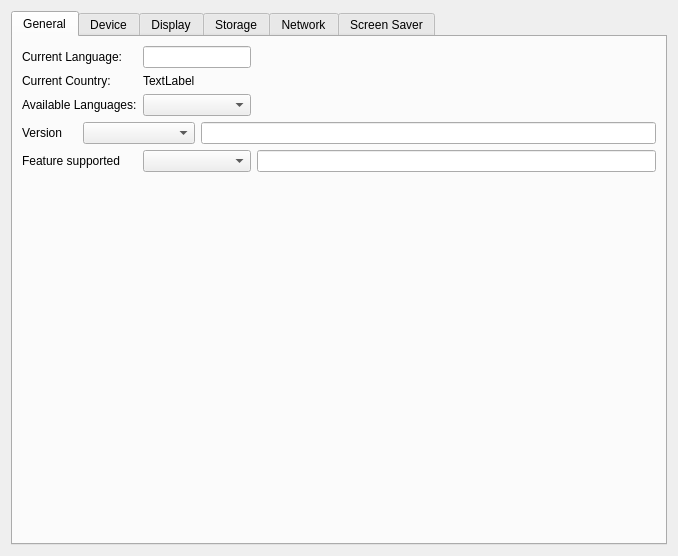
<?xml version="1.0" encoding="UTF-8"?>
<ui version="4.0">
 <class>Dialog</class>
 <widget class="QWidget" name="Dialog">
  <property name="geometry">
   <rect>
    <x>0</x>
    <y>0</y>
    <width>678</width>
    <height>556</height>
   </rect>
  </property>
  <property name="windowTitle">
   <string>System Information</string>
  </property>
  <layout class="QGridLayout" name="gridLayout">
   <item row="0" column="0">
    <widget class="QTabWidget" name="tabWidget">
     <property name="currentIndex">
      <number>0</number>
     </property>
     <widget class="QWidget" name="generaltab">
      <attribute name="title">
       <string>General</string>
      </attribute>
      <layout class="QGridLayout" name="gridLayout_5">
       <item row="0" column="0" colspan="2">
        <widget class="QLabel" name="label_17">
         <property name="text">
          <string>Current Language:</string>
         </property>
        </widget>
       </item>
       <item row="0" column="2" colspan="2">
        <widget class="QLineEdit" name="curLanguageLineEdit">
         <property name="mouseTracking">
          <bool>false</bool>
         </property>
         <property name="focusPolicy">
          <enum>Qt::NoFocus</enum>
         </property>
         <property name="acceptDrops">
          <bool>false</bool>
         </property>
        </widget>
       </item>
       <item row="1" column="0" colspan="2">
        <widget class="QLabel" name="label_28">
         <property name="text">
          <string>Current Country:</string>
         </property>
        </widget>
       </item>
       <item row="1" column="2">
        <widget class="QLabel" name="countryCodeLabel">
         <property name="text">
          <string>TextLabel</string>
         </property>
        </widget>
       </item>
       <item row="2" column="0" colspan="2">
        <widget class="QLabel" name="label_29">
         <property name="text">
          <string>Available Languages:</string>
         </property>
        </widget>
       </item>
       <item row="2" column="2" colspan="2">
        <widget class="QComboBox" name="languagesComboBox"/>
       </item>
       <item row="3" column="0">
        <widget class="QLabel" name="label_30">
         <property name="text">
          <string>Version</string>
         </property>
        </widget>
       </item>
       <item row="3" column="1" colspan="2">
        <widget class="QComboBox" name="versionComboBox">
         <item>
          <property name="text">
           <string/>
          </property>
         </item>
         <item>
          <property name="text">
           <string>Os</string>
          </property>
         </item>
         <item>
          <property name="text">
           <string>QtCore</string>
          </property>
         </item>
         <item>
          <property name="text">
           <string>Firmware</string>
          </property>
         </item>
        </widget>
       </item>
       <item row="3" column="3" colspan="2">
        <widget class="QLineEdit" name="versionLineEdit">
         <property name="mouseTracking">
          <bool>false</bool>
         </property>
         <property name="focusPolicy">
          <enum>Qt::NoFocus</enum>
         </property>
         <property name="acceptDrops">
          <bool>false</bool>
         </property>
        </widget>
       </item>
       <item row="4" column="0" colspan="2">
        <widget class="QLabel" name="label_31">
         <property name="text">
          <string>Feature supported</string>
         </property>
        </widget>
       </item>
       <item row="4" column="2" colspan="2">
        <widget class="QComboBox" name="featureComboBox">
         <item>
          <property name="text">
           <string/>
          </property>
         </item>
         <item>
          <property name="text">
           <string>Bluetooth</string>
          </property>
         </item>
         <item>
          <property name="text">
           <string>Camera</string>
          </property>
         </item>
         <item>
          <property name="text">
           <string>FmRadio</string>
          </property>
         </item>
         <item>
          <property name="text">
           <string>Irda</string>
          </property>
         </item>
         <item>
          <property name="text">
           <string>Led</string>
          </property>
         </item>
         <item>
          <property name="text">
           <string>Memcard</string>
          </property>
         </item>
         <item>
          <property name="text">
           <string>Usb</string>
          </property>
         </item>
         <item>
          <property name="text">
           <string>Vibrate</string>
          </property>
         </item>
         <item>
          <property name="text">
           <string>WLan</string>
          </property>
         </item>
         <item>
          <property name="text">
           <string>Sim</string>
          </property>
         </item>
         <item>
          <property name="text">
           <string>Location</string>
          </property>
         </item>
         <item>
          <property name="text">
           <string>VideoOut</string>
          </property>
         </item>
         <item>
          <property name="text">
           <string>Haptics</string>
          </property>
         </item>
        </widget>
       </item>
       <item row="4" column="4">
        <widget class="QLineEdit" name="featuresLineEdit">
         <property name="mouseTracking">
          <bool>false</bool>
         </property>
         <property name="focusPolicy">
          <enum>Qt::NoFocus</enum>
         </property>
         <property name="acceptDrops">
          <bool>false</bool>
         </property>
        </widget>
       </item>
       <item row="5" column="1">
        <spacer name="verticalSpacer_4">
         <property name="orientation">
          <enum>Qt::Vertical</enum>
         </property>
         <property name="sizeHint" stdset="0">
          <size>
           <width>20</width>
           <height>291</height>
          </size>
         </property>
        </spacer>
       </item>
      </layout>
     </widget>
     <widget class="QWidget" name="sysdevicetab">
      <attribute name="title">
       <string>Device</string>
      </attribute>
      <layout class="QGridLayout" name="gridLayout_6">
       <item row="0" column="0">
        <widget class="QProgressBar" name="batteryLevelBar">
         <property name="maximum">
          <number>100</number>
         </property>
         <property name="value">
          <number>0</number>
         </property>
        </widget>
       </item>
       <item row="0" column="2" rowspan="3">
        <widget class="QGroupBox" name="groupBox_4">
         <property name="title">
          <string>Power state</string>
         </property>
         <layout class="QGridLayout" name="gridLayout_12">
          <item row="0" column="0">
           <widget class="QRadioButton" name="radioButton">
            <property name="mouseTracking">
             <bool>false</bool>
            </property>
            <property name="focusPolicy">
             <enum>Qt::NoFocus</enum>
            </property>
            <property name="text">
             <string>Unknown Power</string>
            </property>
            <property name="checkable">
             <bool>true</bool>
            </property>
           </widget>
          </item>
          <item row="1" column="0">
           <widget class="QRadioButton" name="radioButton_2">
            <property name="enabled">
             <bool>true</bool>
            </property>
            <property name="mouseTracking">
             <bool>false</bool>
            </property>
            <property name="focusPolicy">
             <enum>Qt::NoFocus</enum>
            </property>
            <property name="text">
             <string>Battery Power</string>
            </property>
            <property name="checkable">
             <bool>true</bool>
            </property>
           </widget>
          </item>
          <item row="2" column="0">
           <widget class="QRadioButton" name="radioButton_3">
            <property name="mouseTracking">
             <bool>false</bool>
            </property>
            <property name="focusPolicy">
             <enum>Qt::NoFocus</enum>
            </property>
            <property name="text">
             <string>Wall Power</string>
            </property>
            <property name="checkable">
             <bool>true</bool>
            </property>
           </widget>
          </item>
          <item row="3" column="0">
           <widget class="QRadioButton" name="radioButton_4">
            <property name="mouseTracking">
             <bool>false</bool>
            </property>
            <property name="focusPolicy">
             <enum>Qt::NoFocus</enum>
            </property>
            <property name="text">
             <string>Wall Power charging Battery</string>
            </property>
            <property name="checkable">
             <bool>true</bool>
            </property>
           </widget>
          </item>
         </layout>
        </widget>
       </item>
       <item row="1" column="0" colspan="2">
        <spacer name="horizontalSpacer_3">
         <property name="orientation">
          <enum>Qt::Horizontal</enum>
         </property>
         <property name="sizeHint" stdset="0">
          <size>
           <width>298</width>
           <height>20</height>
          </size>
         </property>
        </spacer>
       </item>
       <item row="2" column="0">
        <widget class="QLabel" name="label_32">
         <property name="text">
          <string>IMEI:</string>
         </property>
        </widget>
       </item>
       <item row="2" column="1">
        <widget class="QLabel" name="ImeiLabel">
         <property name="text">
          <string>xx</string>
         </property>
        </widget>
       </item>
       <item row="3" column="0">
        <widget class="QLabel" name="label_33">
         <property name="text">
          <string>IMSI:</string>
         </property>
        </widget>
       </item>
       <item row="3" column="1">
        <widget class="QLabel" name="imsiLabel">
         <property name="text">
          <string>xx</string>
         </property>
        </widget>
       </item>
       <item row="4" column="0">
        <widget class="QLabel" name="label_34">
         <property name="text">
          <string>Manufacturer:</string>
         </property>
        </widget>
       </item>
       <item row="4" column="1">
        <widget class="QLabel" name="manufacturerLabel">
         <property name="text">
          <string>TextLabel</string>
         </property>
        </widget>
       </item>
       <item row="5" column="0">
        <widget class="QLabel" name="label_35">
         <property name="text">
          <string>Model</string>
         </property>
        </widget>
       </item>
       <item row="5" column="1">
        <widget class="QLabel" name="modelLabel">
         <property name="text">
          <string>TextLabel</string>
         </property>
        </widget>
       </item>
       <item row="6" column="0">
        <widget class="QLabel" name="label_36">
         <property name="text">
          <string>Product:</string>
         </property>
        </widget>
       </item>
       <item row="6" column="1">
        <widget class="QLabel" name="productLabel">
         <property name="text">
          <string>TextLabel</string>
         </property>
        </widget>
       </item>
       <item row="7" column="0">
        <widget class="QPushButton" name="deviceLockPushButton">
         <property name="enabled">
          <bool>false</bool>
         </property>
         <property name="mouseTracking">
          <bool>true</bool>
         </property>
         <property name="focusPolicy">
          <enum>Qt::NoFocus</enum>
         </property>
         <property name="text">
          <string/>
         </property>
         <property name="icon">
          <iconset resource="examples.qrc">
           <normaloff>:/unlocked/general_unlock.png</normaloff>
           <normalon>:/locked/general_locked.png</normalon>:/unlocked/general_unlock.png</iconset>
         </property>
         <property name="iconSize">
          <size>
           <width>32</width>
           <height>32</height>
          </size>
         </property>
         <property name="checkable">
          <bool>true</bool>
         </property>
         <property name="checked">
          <bool>false</bool>
         </property>
        </widget>
       </item>
       <item row="7" column="1">
        <widget class="QLabel" name="label_2">
         <property name="text">
          <string>Device lock</string>
         </property>
        </widget>
       </item>
       <item row="8" column="0">
        <widget class="QLabel" name="label_37">
         <property name="text">
          <string>Sim status:</string>
         </property>
        </widget>
       </item>
       <item row="8" column="1">
        <widget class="QLabel" name="simStatusLabel">
         <property name="text">
          <string/>
         </property>
        </widget>
       </item>
       <item row="8" column="2">
        <spacer name="horizontalSpacer_9">
         <property name="orientation">
          <enum>Qt::Horizontal</enum>
         </property>
         <property name="sizeHint" stdset="0">
          <size>
           <width>201</width>
           <height>20</height>
          </size>
         </property>
        </spacer>
       </item>
       <item row="9" column="0">
        <widget class="QLabel" name="label_38">
         <property name="text">
          <string>current Profile:</string>
         </property>
        </widget>
       </item>
       <item row="9" column="1">
        <widget class="QLabel" name="profileLabel">
         <property name="text">
          <string/>
         </property>
        </widget>
       </item>
       <item row="10" column="0">
        <widget class="QLabel" name="label_39">
         <property name="text">
          <string>Input method:</string>
         </property>
        </widget>
       </item>
       <item row="10" column="1">
        <widget class="QLabel" name="inputMethodLabel">
         <property name="text">
          <string>TextLabel</string>
         </property>
        </widget>
       </item>
       <item row="11" column="0">
        <widget class="QLabel" name="label_9">
         <property name="text">
          <string>Bluetooth power:</string>
         </property>
        </widget>
       </item>
       <item row="11" column="1">
        <widget class="QLabel" name="bluetoothPowerLabel">
         <property name="text">
          <string>TextLabel</string>
         </property>
        </widget>
       </item>
      </layout>
     </widget>
     <widget class="QWidget" name="sysdisplaytab">
      <attribute name="title">
       <string>Display</string>
      </attribute>
      <layout class="QGridLayout" name="gridLayout_7">
       <item row="0" column="0">
        <layout class="QHBoxLayout" name="horizontalLayout_8">
         <item>
          <widget class="QLabel" name="label_40">
           <property name="text">
            <string>Brightness</string>
           </property>
          </widget>
         </item>
         <item>
          <widget class="QLabel" name="brightnessLabel">
           <property name="text">
            <string/>
           </property>
          </widget>
         </item>
        </layout>
       </item>
       <item row="1" column="0">
        <layout class="QHBoxLayout" name="horizontalLayout_7">
         <item>
          <widget class="QLabel" name="label_41">
           <property name="text">
            <string>Color Depth</string>
           </property>
          </widget>
         </item>
         <item>
          <widget class="QLabel" name="colorDepthLabel">
           <property name="text">
            <string/>
           </property>
          </widget>
         </item>
        </layout>
       </item>
       <item row="2" column="0">
        <layout class="QHBoxLayout" name="horizontalLayout">
         <item>
          <widget class="QLabel" name="label_3">
           <property name="text">
            <string>Orientation</string>
           </property>
          </widget>
         </item>
         <item>
          <widget class="QLabel" name="orientationLabel">
           <property name="text">
            <string/>
           </property>
          </widget>
         </item>
        </layout>
       </item>
       <item row="3" column="0">
        <layout class="QHBoxLayout" name="horizontalLayout_2">
         <item>
          <widget class="QLabel" name="label_4">
           <property name="text">
            <string>Contrast</string>
           </property>
          </widget>
         </item>
         <item>
          <widget class="QLabel" name="contrastLabel">
           <property name="text">
            <string/>
           </property>
          </widget>
         </item>
        </layout>
       </item>
       <item row="4" column="0">
        <layout class="QHBoxLayout" name="horizontalLayout_3">
         <item>
          <widget class="QLabel" name="label_5">
           <property name="text">
            <string>DPI Width</string>
           </property>
          </widget>
         </item>
         <item>
          <widget class="QLabel" name="dpiWidthLabel">
           <property name="text">
            <string/>
           </property>
          </widget>
         </item>
        </layout>
       </item>
       <item row="5" column="0">
        <layout class="QHBoxLayout" name="horizontalLayout_4">
         <item>
          <widget class="QLabel" name="label_6">
           <property name="text">
            <string>DPI Height</string>
           </property>
          </widget>
         </item>
         <item>
          <widget class="QLabel" name="dpiHeightLabel">
           <property name="text">
            <string/>
           </property>
          </widget>
         </item>
        </layout>
       </item>
       <item row="6" column="0">
        <layout class="QHBoxLayout" name="horizontalLayout_5">
         <item>
          <widget class="QLabel" name="label_8">
           <property name="text">
            <string>Physical Width</string>
           </property>
          </widget>
         </item>
         <item>
          <widget class="QLabel" name="physicalWidthLabel">
           <property name="text">
            <string/>
           </property>
          </widget>
         </item>
        </layout>
       </item>
       <item row="7" column="0">
        <layout class="QHBoxLayout" name="horizontalLayout_6">
         <item>
          <widget class="QLabel" name="label_7">
           <property name="text">
            <string>Physical Height</string>
           </property>
          </widget>
         </item>
         <item>
          <widget class="QLabel" name="physicalHeightLabel">
           <property name="text">
            <string/>
           </property>
          </widget>
         </item>
        </layout>
       </item>
      </layout>
     </widget>
     <widget class="QWidget" name="sysmemorytab">
      <attribute name="title">
       <string>Storage</string>
      </attribute>
      <layout class="QGridLayout" name="gridLayout_13">
       <item row="0" column="0">
        <widget class="QTreeWidget" name="storageTreeWidget">
         <column>
          <property name="text">
           <string>Volume Name</string>
          </property>
         </column>
         <column>
          <property name="text">
           <string>Type of Volume</string>
          </property>
         </column>
         <column>
          <property name="text">
           <string>Total Disk Space</string>
          </property>
         </column>
         <column>
          <property name="text">
           <string>Available Disk Space</string>
          </property>
         </column>
        </widget>
       </item>
      </layout>
     </widget>
     <widget class="QWidget" name="sysnetworktab">
      <attribute name="title">
       <string>Network</string>
      </attribute>
      <layout class="QGridLayout" name="gridLayout_4">
       <item row="0" column="0">
        <widget class="QGroupBox" name="groupBox_5">
         <property name="title">
          <string/>
         </property>
         <layout class="QGridLayout" name="gridLayout_3">
          <item row="0" column="0">
           <widget class="QComboBox" name="netStatusComboBox">
            <item>
             <property name="text">
              <string/>
             </property>
            </item>
            <item>
             <property name="text">
              <string>Gsm</string>
             </property>
            </item>
            <item>
             <property name="text">
              <string>Cdma</string>
             </property>
            </item>
            <item>
             <property name="text">
              <string>Wcdma</string>
             </property>
            </item>
            <item>
             <property name="text">
              <string>Wlan</string>
             </property>
            </item>
            <item>
             <property name="text">
              <string>Ethernet</string>
             </property>
            </item>
            <item>
             <property name="text">
              <string>Bluetooth</string>
             </property>
            </item>
           </widget>
          </item>
          <item row="0" column="1">
           <spacer name="horizontalSpacer_10">
            <property name="orientation">
             <enum>Qt::Horizontal</enum>
            </property>
            <property name="sizeHint" stdset="0">
             <size>
              <width>40</width>
              <height>20</height>
             </size>
            </property>
           </spacer>
          </item>
          <item row="1" column="0">
           <widget class="QLabel" name="label_42">
            <property name="text">
             <string>Network Status</string>
            </property>
           </widget>
          </item>
          <item row="1" column="2">
           <widget class="QLabel" name="cellNetworkStatusLabel">
            <property name="frameShadow">
             <enum>QFrame::Sunken</enum>
            </property>
            <property name="text">
             <string>.</string>
            </property>
           </widget>
          </item>
          <item row="2" column="0" colspan="2">
           <widget class="QLabel" name="label_43">
            <property name="text">
             <string>Network Signal Strength</string>
            </property>
           </widget>
          </item>
          <item row="2" column="2">
           <widget class="QProgressBar" name="signalLevelProgressBar">
            <property name="value">
             <number>0</number>
            </property>
            <property name="format">
             <string>%v</string>
            </property>
           </widget>
          </item>
          <item row="3" column="0">
           <widget class="QLabel" name="label_44">
            <property name="text">
             <string>MAC address:</string>
            </property>
           </widget>
          </item>
          <item row="3" column="2">
           <widget class="QLabel" name="macAddressLabel">
            <property name="text">
             <string>.</string>
            </property>
           </widget>
          </item>
          <item row="4" column="0">
           <widget class="QLabel" name="label_45">
            <property name="text">
             <string>Interface Name:</string>
            </property>
           </widget>
          </item>
          <item row="4" column="2">
           <widget class="QLabel" name="InterfaceLabel">
            <property name="text">
             <string>.</string>
            </property>
           </widget>
          </item>
          <item row="5" column="0" colspan="2">
           <widget class="QLabel" name="label">
            <property name="text">
             <string>Network Mode:</string>
            </property>
           </widget>
          </item>
          <item row="5" column="2">
           <widget class="QLabel" name="primaryModeLabel">
            <property name="text">
             <string>test</string>
            </property>
           </widget>
          </item>
          <item row="6" column="2">
           <widget class="QLabel" name="operatorNameLabel">
            <property name="text">
             <string>.</string>
            </property>
           </widget>
          </item>
          <item row="6" column="0">
           <widget class="QLabel" name="label_52">
            <property name="text">
             <string>Network Name</string>
            </property>
           </widget>
          </item>
         </layout>
        </widget>
       </item>
       <item row="1" column="0">
        <widget class="QGroupBox" name="groupBox_6">
         <property name="title">
          <string/>
         </property>
         <layout class="QGridLayout" name="gridLayout_2">
          <item row="0" column="0">
           <widget class="QLabel" name="label_46">
            <property name="text">
             <string>Cell Id:</string>
            </property>
           </widget>
          </item>
          <item row="0" column="1">
           <widget class="QLabel" name="cellIdLabel">
            <property name="frameShape">
             <enum>QFrame::StyledPanel</enum>
            </property>
            <property name="frameShadow">
             <enum>QFrame::Sunken</enum>
            </property>
            <property name="text">
             <string>.</string>
            </property>
           </widget>
          </item>
          <item row="1" column="0">
           <widget class="QLabel" name="label_47">
            <property name="text">
             <string>Location Area Code</string>
            </property>
           </widget>
          </item>
          <item row="1" column="1">
           <widget class="QLabel" name="locationAreaCodeLabel">
            <property name="frameShape">
             <enum>QFrame::StyledPanel</enum>
            </property>
            <property name="frameShadow">
             <enum>QFrame::Sunken</enum>
            </property>
            <property name="text">
             <string>.</string>
            </property>
           </widget>
          </item>
          <item row="2" column="0">
           <widget class="QLabel" name="label_48">
            <property name="text">
             <string>Current MMC:</string>
            </property>
           </widget>
          </item>
          <item row="2" column="1">
           <widget class="QLabel" name="currentMMCLabel">
            <property name="frameShape">
             <enum>QFrame::StyledPanel</enum>
            </property>
            <property name="frameShadow">
             <enum>QFrame::Sunken</enum>
            </property>
            <property name="text">
             <string>.</string>
            </property>
           </widget>
          </item>
          <item row="2" column="2">
           <spacer name="horizontalSpacer_11">
            <property name="orientation">
             <enum>Qt::Horizontal</enum>
            </property>
            <property name="sizeHint" stdset="0">
             <size>
              <width>136</width>
              <height>20</height>
             </size>
            </property>
           </spacer>
          </item>
          <item row="3" column="0">
           <widget class="QLabel" name="label_50">
            <property name="text">
             <string>Current MNC:</string>
            </property>
           </widget>
          </item>
          <item row="3" column="1">
           <widget class="QLabel" name="currentMNCLabel">
            <property name="frameShape">
             <enum>QFrame::StyledPanel</enum>
            </property>
            <property name="frameShadow">
             <enum>QFrame::Sunken</enum>
            </property>
            <property name="text">
             <string>.</string>
            </property>
           </widget>
          </item>
          <item row="3" column="2">
           <spacer name="horizontalSpacer_13">
            <property name="orientation">
             <enum>Qt::Horizontal</enum>
            </property>
            <property name="sizeHint" stdset="0">
             <size>
              <width>136</width>
              <height>20</height>
             </size>
            </property>
           </spacer>
          </item>
          <item row="4" column="0">
           <widget class="QLabel" name="label_49">
            <property name="text">
             <string>Home MMC:</string>
            </property>
           </widget>
          </item>
          <item row="4" column="1">
           <widget class="QLabel" name="homeMMCLabel">
            <property name="frameShape">
             <enum>QFrame::StyledPanel</enum>
            </property>
            <property name="frameShadow">
             <enum>QFrame::Sunken</enum>
            </property>
            <property name="text">
             <string>.</string>
            </property>
           </widget>
          </item>
          <item row="4" column="2">
           <spacer name="horizontalSpacer_12">
            <property name="orientation">
             <enum>Qt::Horizontal</enum>
            </property>
            <property name="sizeHint" stdset="0">
             <size>
              <width>135</width>
              <height>20</height>
             </size>
            </property>
           </spacer>
          </item>
          <item row="5" column="0">
           <widget class="QLabel" name="label_51">
            <property name="text">
             <string>Home MNC:</string>
            </property>
           </widget>
          </item>
          <item row="5" column="1">
           <widget class="QLabel" name="homeMNCLabel">
            <property name="frameShape">
             <enum>QFrame::StyledPanel</enum>
            </property>
            <property name="frameShadow">
             <enum>QFrame::Sunken</enum>
            </property>
            <property name="text">
             <string>.</string>
            </property>
           </widget>
          </item>
          <item row="5" column="2">
           <spacer name="horizontalSpacer_14">
            <property name="orientation">
             <enum>Qt::Horizontal</enum>
            </property>
            <property name="sizeHint" stdset="0">
             <size>
              <width>135</width>
              <height>20</height>
             </size>
            </property>
           </spacer>
          </item>
         </layout>
        </widget>
       </item>
       <item row="1" column="1">
        <spacer name="verticalSpacer_5">
         <property name="orientation">
          <enum>Qt::Vertical</enum>
         </property>
         <property name="sizeHint" stdset="0">
          <size>
           <width>20</width>
           <height>213</height>
          </size>
         </property>
        </spacer>
       </item>
      </layout>
     </widget>
     <widget class="QWidget" name="screenTab">
      <attribute name="title">
       <string>Screen Saver</string>
      </attribute>
      <layout class="QGridLayout" name="gridLayout_17">
       <item row="0" column="0" colspan="3">
        <widget class="QCheckBox" name="saverInhibitedCheckBox">
         <property name="text">
          <string>Screen Saver Inhibited</string>
         </property>
        </widget>
       </item>
       <item row="1" column="1" colspan="2">
        <spacer name="verticalSpacer_6">
         <property name="orientation">
          <enum>Qt::Vertical</enum>
         </property>
         <property name="sizeHint" stdset="0">
          <size>
           <width>20</width>
           <height>40</height>
          </size>
         </property>
        </spacer>
       </item>
      </layout>
     </widget>
    </widget>
   </item>
  </layout>
 </widget>
 <resources>
  <include location="examples.qrc"/>
 </resources>
 <connections/>
</ui>
